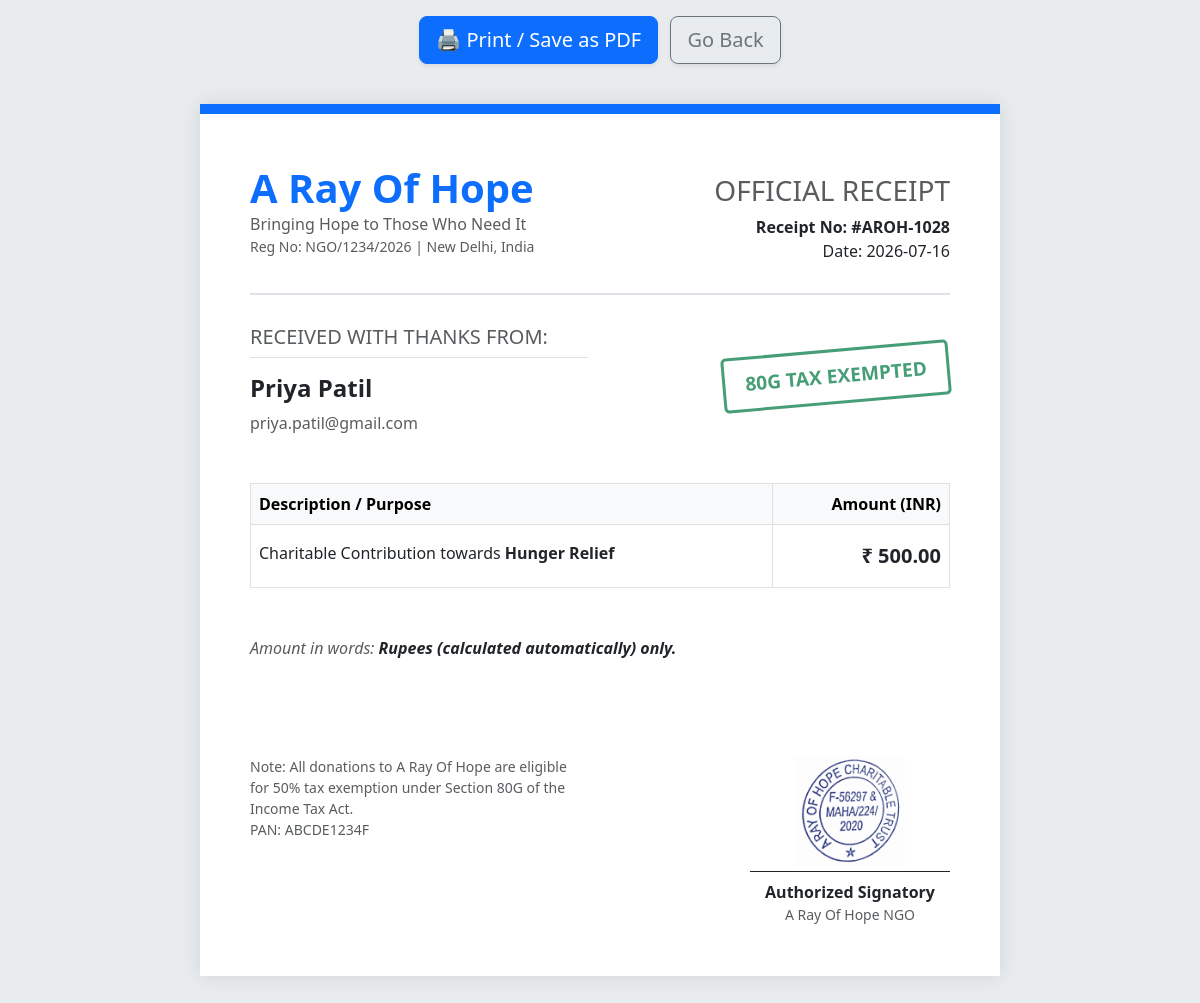
Screenshot of /receipt/28 (signed in) with the database file from the repository.
### tables this page shows
CREATE TABLE donations (
        id INTEGER PRIMARY KEY AUTOINCREMENT,
        donor_id INTEGER,
        amount REAL NOT NULL,
        date TEXT NOT NULL,
        purpose TEXT NOT NULL,
        status TEXT NOT NULL DEFAULT 'Received',
        impact_details TEXT,
        FOREIGN KEY (donor_id) REFERENCES users(id)
    );

CREATE TABLE users (
        id INTEGER PRIMARY KEY AUTOINCREMENT,
        name TEXT NOT NULL,
        email TEXT UNIQUE NOT NULL,
        phone TEXT,
        password_hash TEXT,
        role TEXT NOT NULL DEFAULT 'donor'
    );

### app.py (the view)
@app.route('/receipt/<int:donation_id>')
def generate_receipt(donation_id):
    db = get_db()
    cursor = db.cursor()
    admin_logged_in = session.get('logged_in')
    donor_id = session.get('donor_id')
    if not admin_logged_in and not donor_id:
        return "Unauthorized: Please log in", 401
    cursor.execute('''
        SELECT d.id, d.amount, d.date, d.purpose, d.donor_id, u.name as donor_name, u.email as donor_email
        FROM donations d
        JOIN users u ON d.donor_id = u.id
        WHERE d.id = ?
    ''', (donation_id,))
    receipt_data = cursor.fetchone()
    if not receipt_data:
        return "Receipt not found", 404
    if not admin_logged_in and receipt_data['donor_id'] != donor_id:
        return "Unauthorized: This is not your receipt", 403
    return render_template('receipt.html', data=receipt_data)

### app.py (called while the page is built)
def get_db():
    db = getattr(g, '_database', None)
    if db is None:
        db = g._database = sqlite3.connect(DATABASE)
        db.row_factory = sqlite3.Row
    return db

@app.teardown_appcontext
def close_connection(exception):
    db = getattr(g, '_database', None)
    if db is not None:
        db.close()

### templates/receipt.html (shortened to what this page needs)
<!DOCTYPE html>
<html lang="en">
<head>
    <link href="https://cdn.jsdelivr.net/npm/bootstrap@5.3.0/dist/css/bootstrap.min.css" rel="stylesheet">
</head>
<body>
    <div class="container text-center mt-3 no-print">
        <button onclick="window.print()" class="btn btn-primary btn-lg shadow-sm">🖨️ Print / Save as PDF</button>
        <a href="javascript:history.back()" class="btn btn-outline-secondary btn-lg shadow-sm ms-2">Go Back</a>
    </div>
    <div class="receipt-container">
        <div class="ngo-header d-flex justify-content-between align-items-center">
            <div>
                <h1 class="text-primary fw-bold mb-0">A Ray Of Hope</h1>
                <p class="text-muted mb-0">Bringing Hope to Those Who Need It</p>
                <p class="text-muted small">Reg No: NGO/1234/2026 | New Delhi, India</p>
            </div>
            <div class="text-end">
                <h3 class="text-muted">OFFICIAL RECEIPT</h3>
                <p class="mb-0 fw-bold">Receipt No: <span class="text-dark">#AROH-{{ 1000 + data.id }}</span></p>
                <p class="mb-0">Date: {{ data.date }}</p>
            </div>
        </div>
        <div class="row mb-5">
            <div class="col-sm-6">
                <h5 class="text-muted border-bottom pb-2">RECEIVED WITH THANKS FROM:</h5>
                <h4 class="fw-bold mt-3">{{ data.donor_name }}</h4>
                <p class="mb-0 text-muted">{{ data.donor_email }}</p>
            </div>
            <div class="col-sm-6 text-end">
                <div class="stamp mt-4">80G TAX EXEMPTED</div>
            </div>
        </div>
        <table class="table table-bordered mb-5">
            <thead class="table-light">
                <tr>
                    <th>Description / Purpose</th>
                    <th class="text-end">Amount (INR)</th>
                </tr>
            </thead>
            <tbody>
                <tr>
                    <td class="py-3">
                        Charitable Contribution towards <strong>{{ data.purpose }}</strong>
                    </td>
                    <td class="text-end py-3 fw-bold fs-5">
                        ₹ {{ "{:,.2f}".format(data.amount) }}
                    </td>
                </tr>
            </tbody>
        </table>
        <div class="mb-5">
            <p class="fst-italic text-muted">Amount in words: <strong class="text-dark">Rupees (calculated automatically) only.</strong></p>
        </div>
        <div class="row mt-5 pt-5">
            <div class="col-sm-6">
                <p class="small text-muted mb-0">Note: All donations to A Ray Of Hope are eligible for 50% tax exemption under Section 80G of the Income Tax Act.</p>
                <p class="small text-muted">PAN: ABCDE1234F</p>
            </div>
            <div class="col-sm-6 text-end position-relative">
                <div class="d-inline-block text-center" style="width: 200px;">
                    <img src="{{ url_for('static', filename='images/stamp.jpg') }}" alt="NGO Stamp" style="width: 110px; opacity: 0.85; margin-bottom: 5px;">
                    <div class="border-top border-dark pt-2">
                        <p class="mb-0 fw-bold">Authorized Signatory</p>
                        <p class="text-muted small mb-0">A Ray Of Hope NGO</p>
                    </div>
                </div>
            </div>
        </div>
    </div>
</body>
</html>

### templates/receipt.html (style rules this page uses)
body { background-color: #e9ecef; }
.receipt-container { max-width: 800px; margin: 40px auto; background: white; padding: 50px; box-shadow: 0 0 20px rgba(0,0,0,0.1); border-top: 10px solid #0d6efd; }
.ngo-header { border-bottom: 2px solid #dee2e6; padding-bottom: 20px; margin-bottom: 30px; }
.stamp { border: 3px solid #198754; color: #198754; display: inline-block; padding: 10px 20px; font-weight: bold; font-size: 1.2rem; transform: rotate(-5deg); opacity: 0.8; border-radius: 5px; }

### rows the page displays
donations: 1000+data.id "1028", date "2026-07-16", purpose "Hunger Relief", amount "500.00"
users: donor_name "Priya Patil", donor_email "priya.patil@gmail.com"
